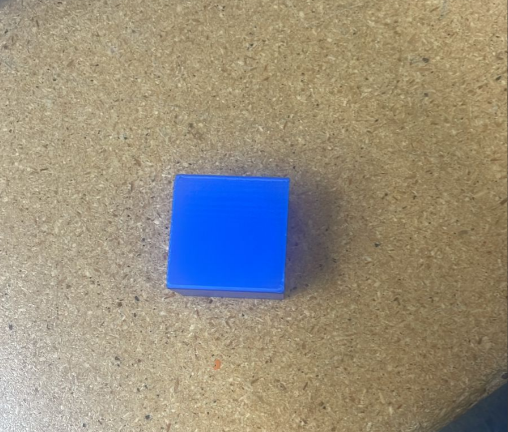
#> input picture cv_testing/imgs/square.png, 508 x 432 px
$ python shape_detection.py
#> lines starting #> are read from the running program, lines starting #| are printed output that depends on the picture; after the words box and inside, x2 and y2 are one past the last pixel; in counts of white or black regions, pixels touching at a corner belong together
import cv2
import numpy as np
from matplotlib import pyplot as plt

img = cv2.imread('imgs/square.png')
#> img is the input picture: shape (432, 508, 3); mean B, G, R 126.5, 142.8, 150.9
gray = cv2.cvtColor(img, cv2.COLOR_BGR2GRAY)
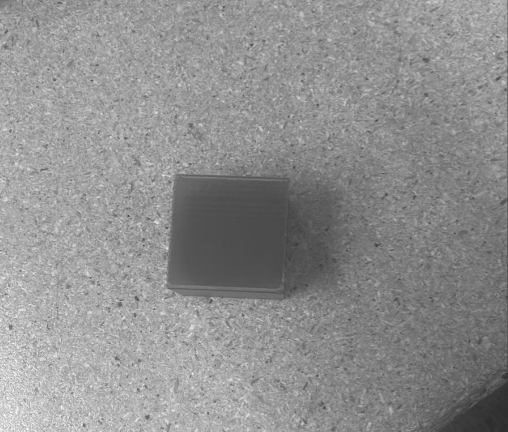
#> gray: shape (432, 508); min 44, max 251, mean 143.4
_, threshold = cv2.threshold(gray, 127, 255, cv2.THRESH_BINARY)
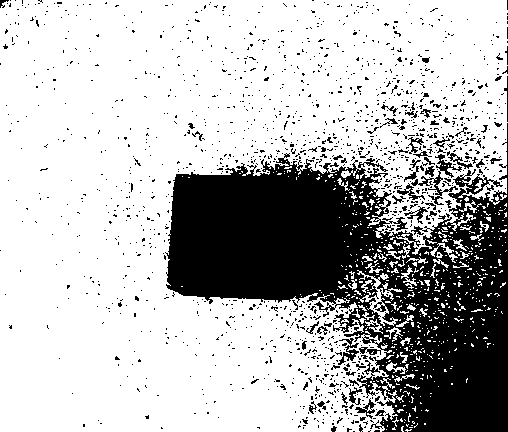
#> threshold: shape (432, 508); 72.9% white; 1475 black regions (1414 under 20 px)

contours, _ = cv2.findContours(threshold, cv2.RETR_TREE, cv2.CHAIN_APPROX_SIMPLE)
#> contours = 2431 contours, 2275 with area under 20; largest, box (x1, y1, x2, y2) and area: (0, 0, 508, 432) 162075, (357, 270, 402, 326) 435, (452, 175, 495, 196) 422, (337, 337, 360, 366) 280, (434, 153, 463, 179) 253

# Process each contour
for i, contour in enumerate(contours):
    if i == 0:
        continue

    # Approximate contour shape
    approx = cv2.approxPolyDP(contour, 0.01 * cv2.arcLength(contour, True), True)

    # Draw contour
    cv2.drawContours(img, [contour], 0, (0, 0, 255), 5)

    # Find center
    M = cv2.moments(contour)
    if M['m00'] != 0:
        x = int(M['m10'] / M['m00'])
        y = int(M['m01'] / M['m00'])

    # Detect shape
    sides = len(approx)
    if sides == 3:
        label = 'Triangle'
    elif sides == 4:
        label = 'Quadrilateral'
    elif sides == 5:
        label = 'Pentagon'
    elif sides == 6:
        label = 'Hexagon'
    else:
        label = 'Circle'

    # Label the shape
#> (the run stopped early here; a loop or call above may not have finished)

$ run again, with cv_testing/imgs/big_show.jpg saved as cv_testing/imgs/square.png
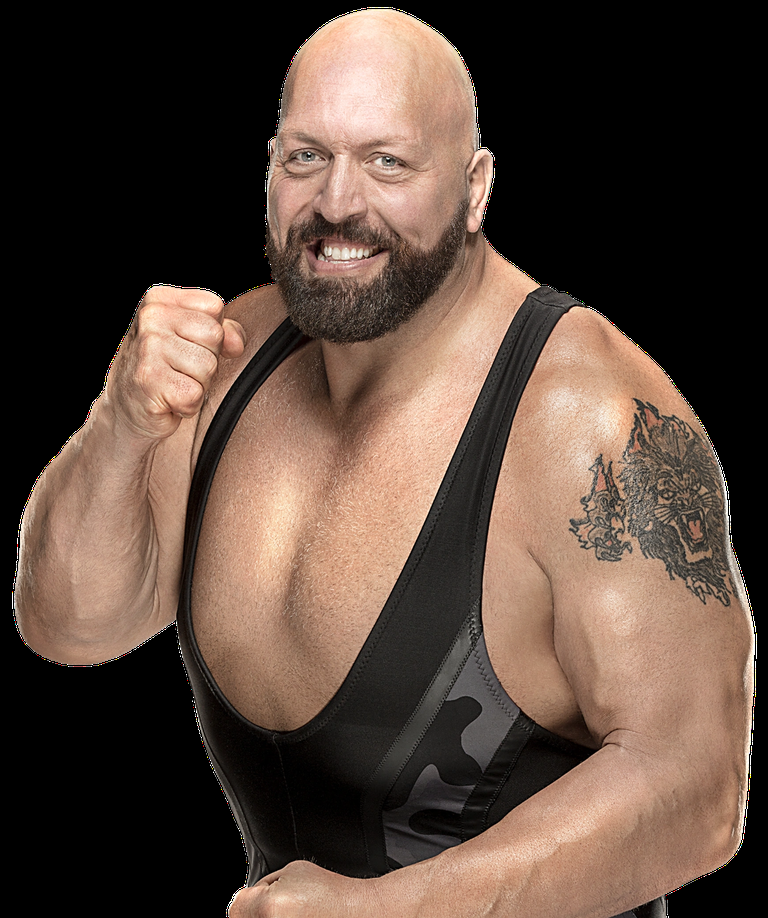
#> input picture cv_testing/imgs/big_show.jpg, 768 x 918 px, shrunk from 1740 x 2080 before the run
#> img is the input picture: shape (918, 768, 3); mean B, G, R 60.2, 70.9, 89.4
#> `gray = cv2.cvtColor(img, cv2.COLOR_BGR2GRAY)`:
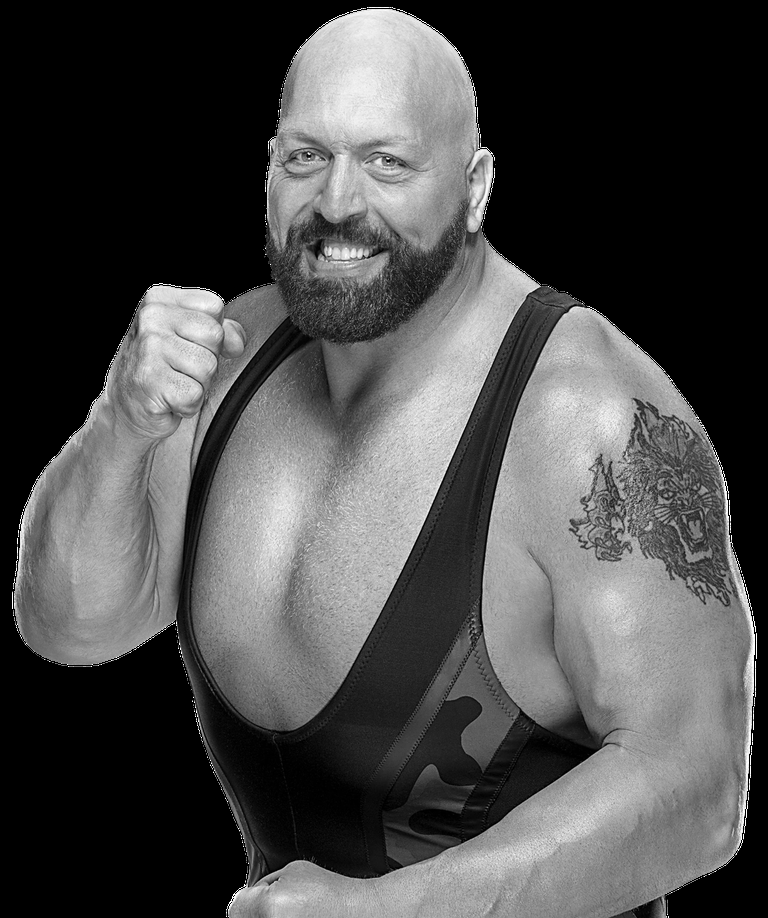
#> gray: shape (918, 768); min 0, max 255, mean 75.2
#> `_, threshold = cv2.threshold(gray, 127, 255, cv2.THRESH_BINARY)`:
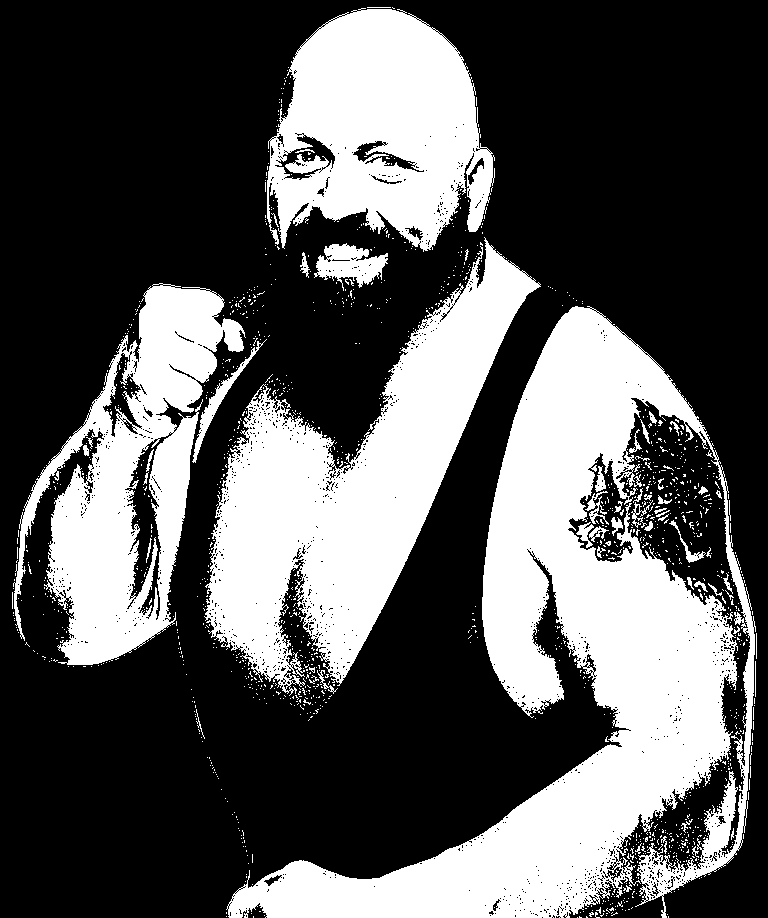
#> threshold: shape (918, 768); 34.5% white; 1405 white regions (1345 under 20 px)
#> contours = 3742 contours, 3653 with area under 20; largest, box (x1, y1, x2, y2) and area: (226, 306, 756, 918) 102810, (204, 237, 541, 696) 57572, (13, 283, 246, 665) 39784, (267, 8, 495, 252) 38692, (124, 432, 174, 621) 3410
